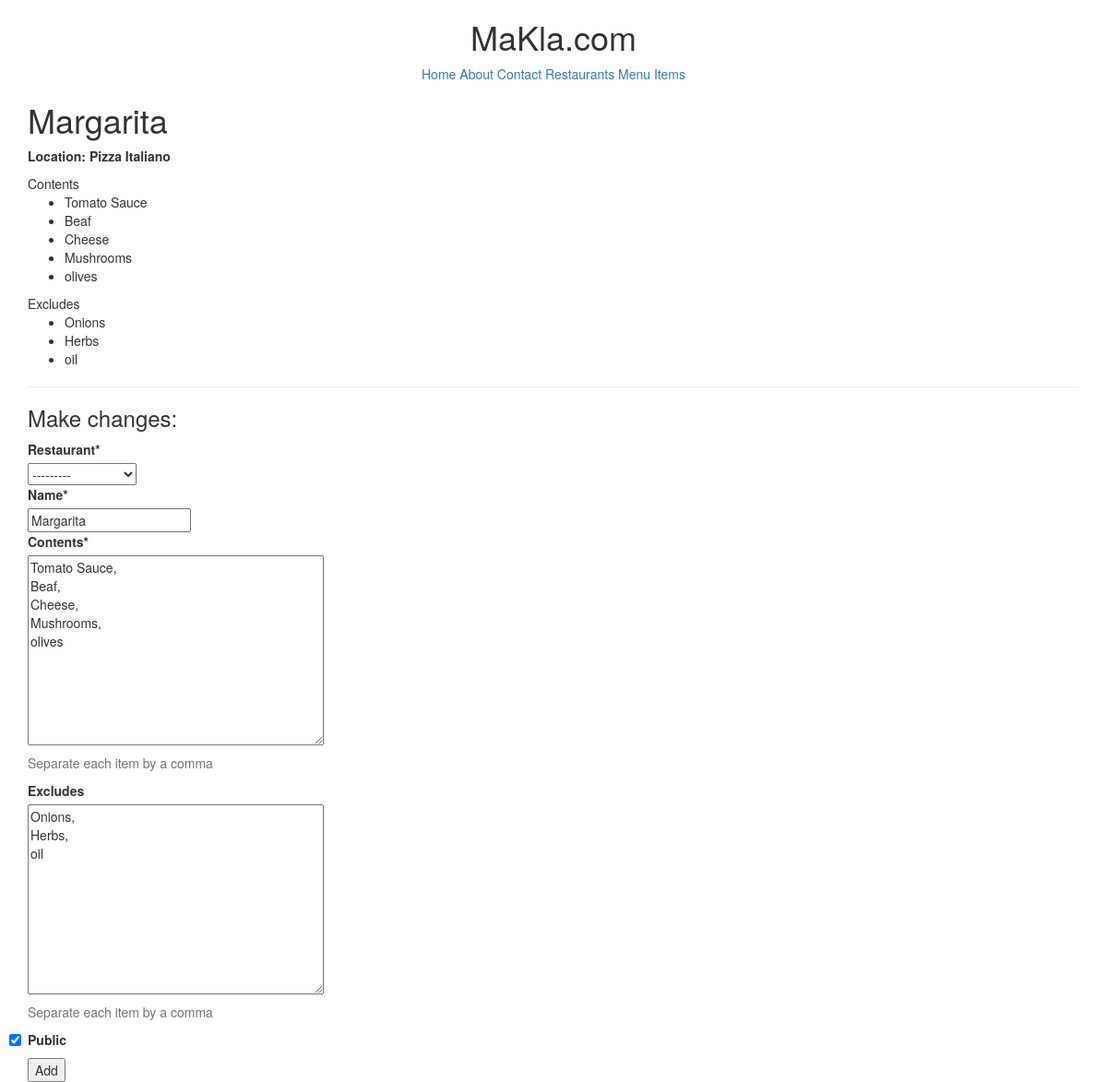
The page /menus/1/ (signed in) on the database its author committed.
### menus/models.py (models this page shows, shortened)
class Item(models.Model):
    user = models.ForeignKey(settings.AUTH_USER_MODEL)
    restaurant = models.ForeignKey(RestaurantLocation)
    name = models.CharField(max_length=120)
    contents = models.TextField(help_text='Separate each item by a comma')
    excludes = models.TextField(blank=True, null=True, help_text='Separate each item by a comma')
    public = models.BooleanField(default=True)
    timestamp = models.DateTimeField(auto_now_add=True)
    updated = models.DateTimeField(auto_now=True)
    def get_contents(self):
        return self.contents.split(",")
    def get_excludes(self):
        return self.excludes.split(",")
    class Meta:
        ordering = ['-updated', '-timestamp']

### restaurants/models.py (models this page shows, shortened)
class RestaurantLocation(models.Model):
    owner = models.ForeignKey(User, default=1)  # associates a particular user to the restaurant model
    name = models.CharField(max_length=120)
    location = models.CharField(max_length=120, null=True, blank=True)
    category = models.CharField(max_length=120, null=True, blank=True, validators=[validate_category])
    timestamp = models.DateTimeField(auto_now_add=True)
    updated = models.DateTimeField(auto_now=True)
    slug = models.SlugField(null=True, blank=True)
    objects = RestaurantLocationManager()
    def __str__(self):
        return self.name

### menus/views.py (the view)
# urls.py: url(r'^(?P<pk>\d+)/$', ItemUpdateView.as_view(), name='detail'),
class ItemUpdateView(LoginRequiredMixin, UpdateView):
    form_class = ItemFrom
    template_name = 'menus/detail-update.html'
    def get_queryset(self):
        return Item.objects.filter(user=self.request.user)
    def get_form_kwargs(self):
        kwargs = super(ItemUpdateView, self).get_form_kwargs()
        kwargs['user'] = self.request.user
        return kwargs
    def get_context_data(self, *args, **kwargs):
        context = super(ItemUpdateView, self).get_context_data(*args, **kwargs)
        context['title'] = 'Update Item'
        return context

### menus/forms.py
class ItemFrom(forms.ModelForm):
    def __init__(self, user=None, *args, **kwargs):
        super(ItemFrom, self).__init__(*args, **kwargs)
        self.fields['restaurant'].queryset = RestaurantLocation.objects.filter(owner=user)
    class Meta:
        model = Item
        fields = [
            'restaurant',
            'name',
            'contents',
            'excludes',
            'public',
        ]

### restaurants/models.py (called while the page is built)
    def get_queryset(self):
        return RestaurantLocationQueryset(self.model, using=self._db)

### menus/templates/menus/detail-update.html (shortened to what this page needs)
{% extends 'base.html' %}
{% block content %}
    <h1>{{ form.instance.name }}</h1>
    <p><strong>Location: {{ form.instance.restaurant.name }}</strong></p>
    {% if form.instance.contents %}
        Contents
        <ul>
            {% for item in form.instance.get_contents %}
                <li>{{ item }}</li>
            {% endfor %}
        </ul>
    {% endif %}
    {% if form.instance.excludes %}
        Excludes
        <ul>
            {% for item in form.instance.get_excludes %}
                <li>{{ item }}</li>
            {% endfor %}
        </ul>
    {% endif %}
    <hr>
    <h3>Make changes:</h3>
    {% include 'snippets/form-snippet.html' with form=form %}
{% endblock content %}

### templates/snippets/form-snippet.html (shortened to what this page needs)
{% load crispy_forms_tags %}
<form method="post">
    {{ form|crispy }}
    <button type="submit">Add</button>
</form>

### rows shown on the page
Item: instance.name "Margarita", instance.restaurant.name "Pizza Italiano", restaurant "---------", contents "Tomato Sauce, Beaf, Cheese, Mushrooms, olives", excludes "Onions, Herbs, oil", public "☑"
RestaurantLocation: name "Margarita"

### other values the page prints
{{ item }} "Tomato Sauce" "Beaf" "Cheese" "Mushrooms" "olives"
{{ item }} "Onions" "Herbs" "oil"
